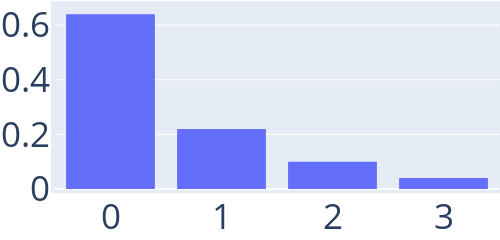

This figure's notebook cell:
### Code cell
cat_nb_cc_0_cycle = string.(sort(Int.(cc_with_0_cycle)))
trace = PlotlyJS.histogram(x=cat_nb_cc_0_cycle, histnorm="probability density")
layout = Layout(
    autosize=false,
    width=500,
    height=200,
    margin=attr(l=1, r=1, b=1, t=1, pad=4),
    font_size=35,
    xaxis_type="category",
)
p_0 = PlotlyJS.plot(trace,layout)

### Figure 1 — Plotly figure (JSON) as saved in the notebook; plotly's stock layout.template omitted (floating-point values rounded to 4 significant figures)
{"data": [{"histnorm": "probability density", "type": "histogram", "x": ["0", "0", "0", "0", "0", "0", "0", "0", "0", "0", "0", "0", "0", "0", "0", "0", "0", "0", "0", "0", "0", "0", "0", "0", "0", "0", "0", "0", "0", "0", "0", "0", "1", "1", "1", "1", "1", "1", "1", "1", "1", "1", "1", "2", "2", "2", "2", "2", "3", "3"]}], "layout": {"autosize": false, "font": {"size": 35}, "height": 200, "margin": {"b": 1, "l": 1, "pad": 4, "r": 1, "t": 1}, "width": 500, "xaxis": {"type": "category"}}}
